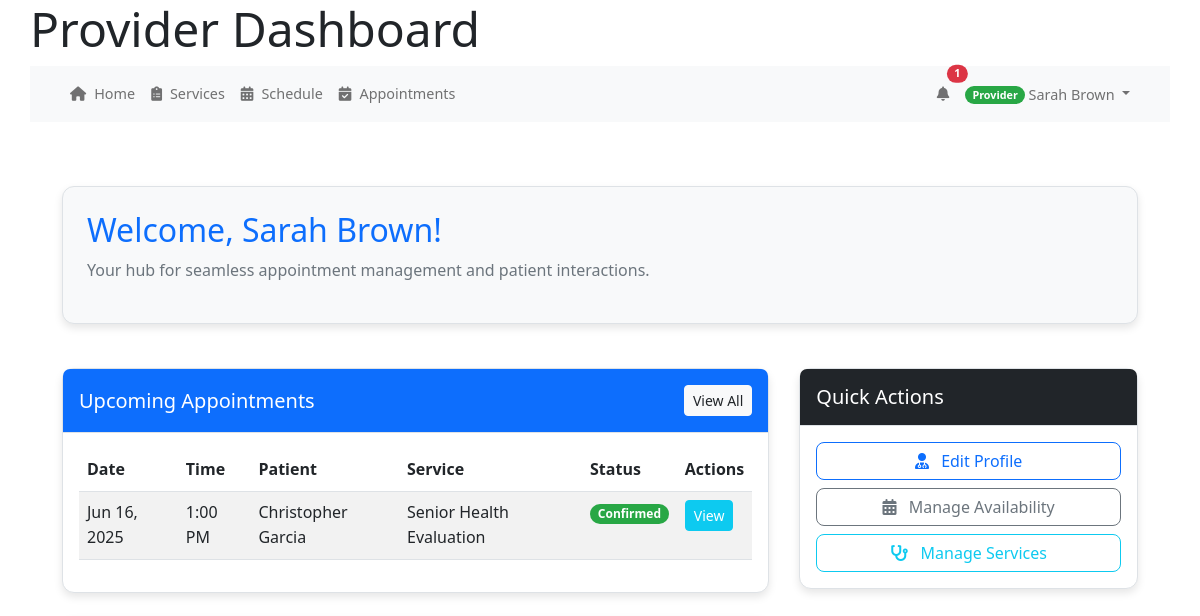
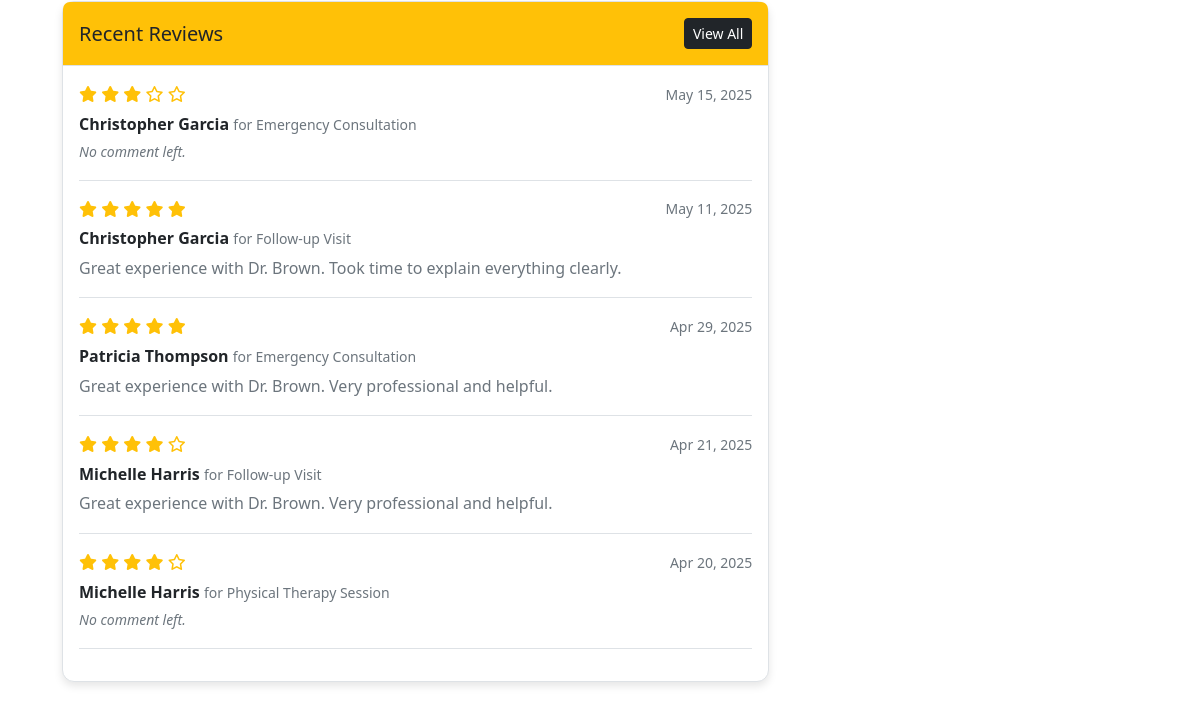
Before: /index.php/provider/index (signed in, upper part) with the older database file (2 pictures, top to bottom).
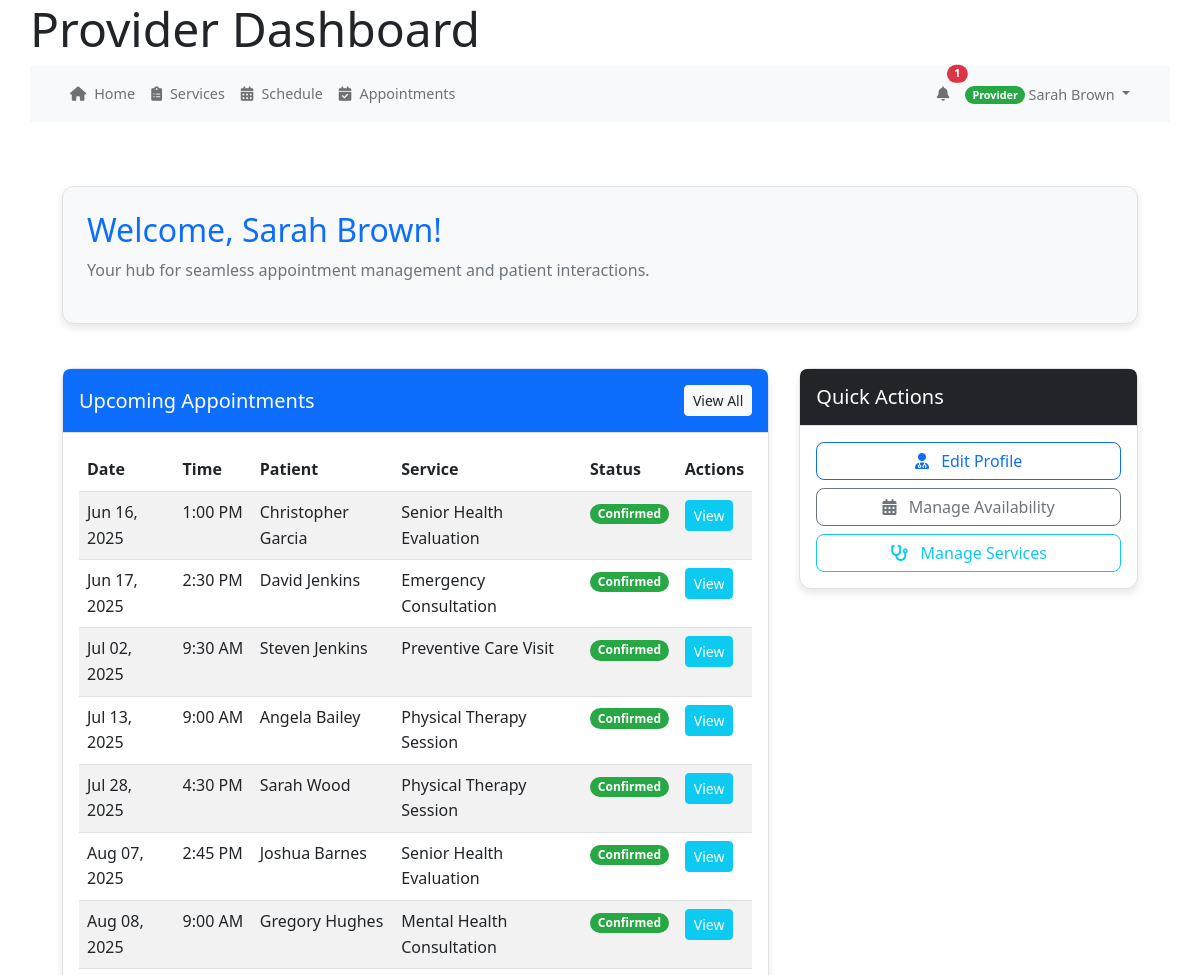
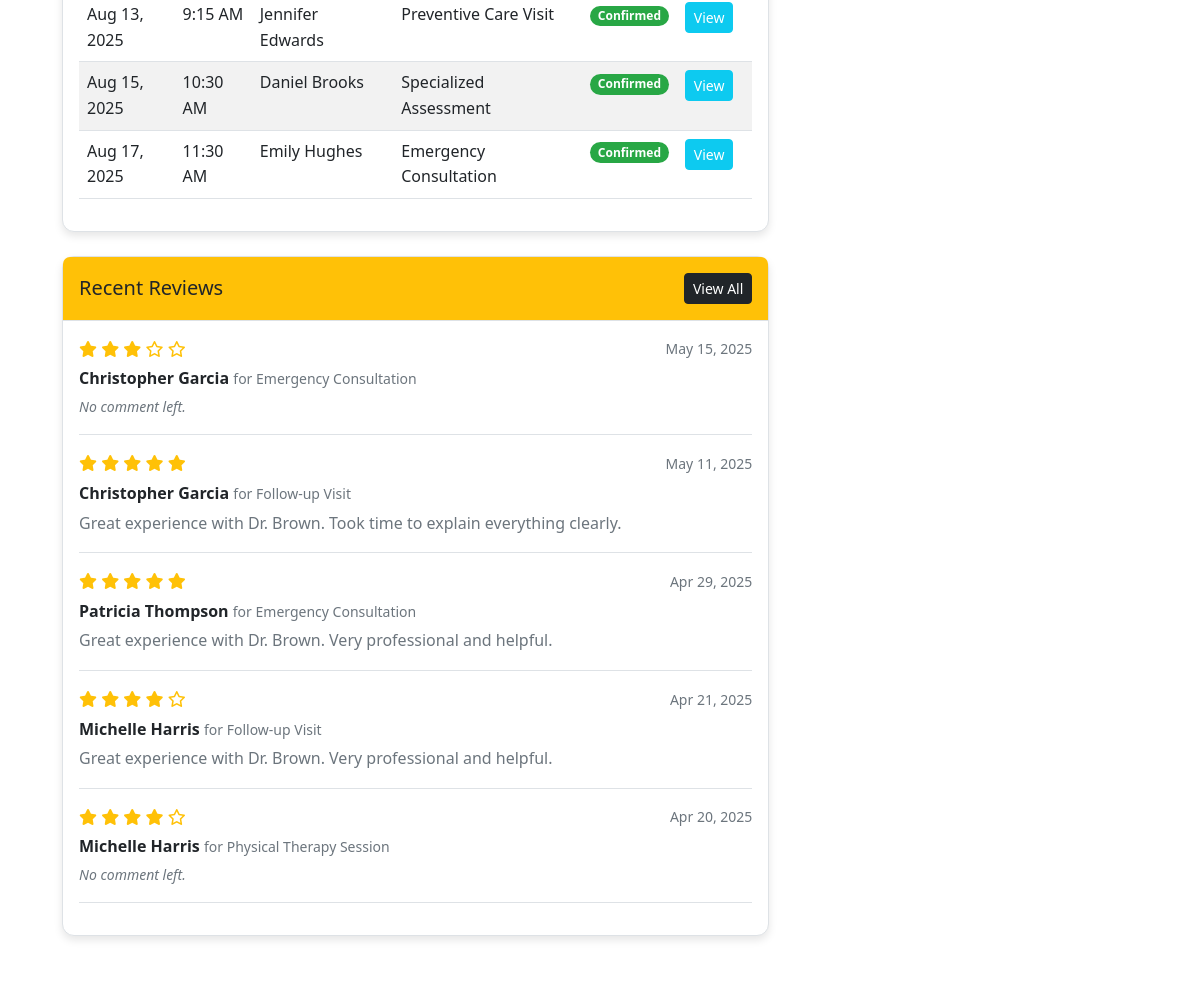
After: the same page with the newer database file (2 pictures, top to bottom).
### tables this page shows
CREATE TABLE IF NOT EXISTS `appointments` (
  `appointment_id` int(11) NOT NULL AUTO_INCREMENT,
  `patient_id` int(11) NOT NULL,
  `provider_id` int(11) NOT NULL,
  `service_id` int(11) NOT NULL,
  `appointment_date` date NOT NULL,
  `start_time` time NOT NULL,
  `end_time` time NOT NULL,
  `status` enum('scheduled','confirmed','completed','canceled','no_show') NOT NULL DEFAULT 'scheduled',
  `type` enum('in_person','virtual','phone') NOT NULL DEFAULT 'in_person',
  `notes` text DEFAULT NULL,
  `reason` text DEFAULT NULL,
  `reminder_sent` tinyint(1) DEFAULT 0,
  `confirmed_at` datetime DEFAULT NULL,
  `canceled_at` datetime DEFAULT NULL,
  `created_at` datetime DEFAULT current_timestamp(),
  `updated_at` datetime DEFAULT current_timestamp(),
  PRIMARY KEY (`appointment_id`),
  KEY `patient_id` (`patient_id`),
  KEY `provider_id` (`provider_id`),
  KEY `service_id` (`service_id`)
);

CREATE TABLE IF NOT EXISTS `services` (
  `service_id` int(11) NOT NULL AUTO_INCREMENT,
  `name` varchar(255) NOT NULL,
  `description` text DEFAULT NULL,
  `duration` int(11) DEFAULT 30,
  `price` decimal(10,2) DEFAULT NULL,
  `is_active` tinyint(1) DEFAULT 1,
  `created_at` timestamp NOT NULL DEFAULT current_timestamp(),
  PRIMARY KEY (`service_id`)
);

CREATE TABLE IF NOT EXISTS `appointment_ratings` (
  `rating_id` int(11) NOT NULL AUTO_INCREMENT,
  `appointment_id` int(11) NOT NULL,
  `patient_id` int(11) NOT NULL,
  `provider_id` int(11) NOT NULL,
  `rating` int(11) NOT NULL,
  `comment` text DEFAULT NULL,
  `created_at` datetime DEFAULT current_timestamp(),
  PRIMARY KEY (`rating_id`),
  KEY `appointment_id` (`appointment_id`),
  KEY `patient_id` (`patient_id`),
  KEY `provider_id` (`provider_id`)
);

CREATE TABLE IF NOT EXISTS `users` (
  `user_id` int(11) NOT NULL AUTO_INCREMENT,
  `email` varchar(255) NOT NULL,
  `password_hash` varchar(255) NOT NULL,
  `first_name` varchar(100) NOT NULL,
  `last_name` varchar(100) NOT NULL,
  `phone` varchar(20) DEFAULT NULL,
  `role` enum('patient','provider','admin','staff') NOT NULL,
  `is_active` tinyint(1) DEFAULT 1,
  `is_verified` tinyint(1) DEFAULT 0,
  `email_verified_at` datetime DEFAULT NULL,
  `created_at` datetime DEFAULT current_timestamp(),
  `last_login` datetime DEFAULT NULL,
  `verification_token` varchar(64) DEFAULT NULL,
  `reset_token` varchar(64) DEFAULT NULL,
  `reset_token_expires` datetime DEFAULT NULL,
  `token_expires` datetime DEFAULT NULL,
  `password_change_required` tinyint(1) DEFAULT 0,
  PRIMARY KEY (`user_id`)
);

### controllers/provider_controller.php (called while the page is built, shortened)
<?php
require_once __DIR__ . '/../helpers/system_notifications.php';
require_once MODEL_PATH . '/Provider.php';
require_once MODEL_PATH . '/Appointment.php';
class ProviderController {
    protected $providerModel;
    protected $appointmentModel;
    public function __construct() {
        $this->db = get_db();
        $this->providerModel = new Provider($this->db);
        $this->appointmentModel = new Appointment($this->db);
    }
    public function index() {
        $provider_id = $_SESSION['user_id'];
        $providerId = $_SESSION['user_id'];
        $reviews = $this->providerModel->getProviderReviews($providerId);
        $providerData = $this->providerModel->getProviderData($provider_id);
        $appointments = $this->appointmentModel->getUpcomingAppointmentsByProvider($provider_id);
        include VIEW_PATH . '/provider/index.php';
    }
}
?>

### models/Provider.php (called while the page is built, shortened)
<?php
class Provider {
    private $db;
    public function __construct($db) {
        $this->db = $db;
    }
    public function getById($provider_id) {
        try {
            $stmt = $this->db->prepare("
                SELECT u.*, pp.*
                FROM users u
                JOIN provider_profiles pp ON u.user_id = pp.provider_id
                WHERE u.user_id = ? AND u.role = 'provider'
            ");
            $stmt->bind_param("i", $provider_id);
            $stmt->execute();
            $result = $stmt->get_result();
            return $result->fetch_assoc() ?: [];
        } catch (Exception $e) {
            error_log("Error fetching provider data: " . $e->getMessage());
            return [];
        }
    }
    public function getProviderData($provider_id) {
        return $this->getById($provider_id);
    }
    public function getProviderReviews($providerId) {
        $stmt = $this->db->prepare("
            SELECT
                r.rating,
                r.comment,
                r.created_at,
                u.first_name AS patient_first_name,
                u.last_name AS patient_last_name,
                s.name AS service_name
            FROM appointment_ratings r
            JOIN users u ON r.patient_id = u.user_id
            JOIN appointments a ON r.appointment_id = a.appointment_id
            JOIN services s ON a.service_id = s.service_id
            WHERE r.provider_id = ?
            ORDER BY r.created_at DESC
        ");
        $stmt->bind_param("i", $providerId);
        $stmt->execute();
        $result = $stmt->get_result();
        return $result->fetch_all(MYSQLI_ASSOC);
    }
}
?>

### public_html/bootstrap.php (called while the page is built, shortened)
<?php
require_once APP_ROOT . '/core/helpers.php';
require_once CORE_PATH . '/helpers.php';
function get_db() {
    static $db = null;
    if ($db === null) {
        if (defined('DB_HOST') && defined('DB_USER') && defined('DB_PASS') && defined('DB_NAME')) {
            $db = new mysqli(DB_HOST, DB_USER, DB_PASS, DB_NAME);
            $db->set_charset('utf8mb4');
        } else {
            throw new Exception("Database constants not defined");
        }
    }
    return $db;
}
return true;

### models/Appointment.php (called while the page is built, shortened)
<?php
class Appointment {
    private $db;
    public function __construct($db) {
        $this->db = $db;
    }
    public function getUpcomingAppointmentsByProvider($provider_id) {
        try {
            $stmt = $this->db->prepare("
                SELECT
                    a.appointment_id as id,
                    a.appointment_date,
                    a.start_time,
                    a.end_time,
                    a.status,
                    a.notes,
                    a.reason,
                    CONCAT(u.first_name, ' ', u.last_name) as patient_name,
                    s.name as service_name
                FROM appointments a
                JOIN users u ON a.patient_id = u.user_id
                JOIN services s ON a.service_id = s.service_id
                WHERE a.provider_id = ?
                AND a.appointment_date >= CURDATE()
                AND a.status NOT IN ('canceled', 'no_show')
                ORDER BY a.appointment_date ASC, a.start_time ASC
                LIMIT 10
            ");
            $stmt->bind_param("i", $provider_id);
            $stmt->execute();
            $result = $stmt->get_result();
            $appointments = [];
            while ($row = $result->fetch_assoc()) {
                $appointments[] = $row;
            }
            return $appointments;
        } catch (Exception $e) {
            error_log("Error fetching upcoming provider appointments: " . $e->getMessage());
            return [];
        }
    }
}
?>

### core/helpers.php (called while the page is built, shortened)
<?php
function base_url($path = '') {
    $protocol = isset($_SERVER['HTTPS']) && $_SERVER['HTTPS'] !== 'off' ? 'https' : 'http';
    $host = $_SERVER['HTTP_HOST'] ?? 'localhost';
    $script_name = $_SERVER['SCRIPT_NAME'];
    $base_dir = dirname($script_name);
    $base_url = "{$protocol}://{$host}{$base_dir}";
    $base_url = rtrim($base_url, '/');
    $path = ltrim($path, '/');
    return $path ? "{$base_url}/{$path}" : $base_url;
}

### views/provider/index.php (the view, shortened to what the changed rows need)
<?php
  include VIEW_PATH . '/partials/header.php';
?>
<div class="container provider-dashboard my-4">
    <div class="row mb-4">
        <div class="col-md-12">
            <div class="card shadow-sm bg-light">
                <div class="card-body p-4">
                    <h2 class="text-primary mb-2">Welcome<?= !empty($providerData['first_name']) || !empty($providerData['last_name']) ? ', ' . htmlspecialchars($providerData['first_name'] ?? '') . ' ' . htmlspecialchars($providerData['last_name'] ?? '') : '' ?>!</h2>
                </div>
            </div>
        </div>
    </div>
    <div class="row">
        <div class="col-md-8">
            <div class="card shadow mb-4">
                <div class="card-body">
                    <?php if (!empty($appointments)) : ?>
                        <div class="table-responsive">
                            <table class="table table-striped table-hover">
                                <thead>
                                    <tr>
                                        <th>Date</th>
                                        <th>Time</th>
                                        <th>Patient</th>
                                        <th>Service</th>
                                        <th>Status</th>
                                        <th>Actions</th>
                                    </tr>
                                </thead>
                                <tbody>
                                    <?php foreach ($appointments as $appointment) : ?>
                                        <tr>
                                            <td><?= date('M d, Y', strtotime($appointment['appointment_date'])) ?></td>
                                            <td><?= date('g:i A', strtotime($appointment['start_time'])) ?></td>
                                            <td><?= htmlspecialchars($appointment['patient_name']) ?></td>
                                            <td><?= htmlspecialchars($appointment['service_name']) ?></td>
                                            <td>
                                                <span class="badge bg-<?= $appointment['status'] == 'confirmed' ? 'success' : ($appointment['status'] == 'pending' ? 'warning' : 'danger') ?>">
                                                    <?= ucfirst(htmlspecialchars($appointment['status'])) ?>
                                                </span>
                                            </td>
                                            <td>
                                                <a href="<?= base_url('index.php/provider/viewAppointment/' . $appointment['id']) ?>" class="btn btn-info btn-sm">View</a>
                                            </td>
                                        </tr>
                                    <?php endforeach; ?>
                                </tbody>
                            </table>
                        </div>
                    <?php endif; ?>
                </div>
            </div>
            <?php if (!empty($reviews)) : ?>
                <div class="card shadow mb-4">
                    <div class="card-body">
                        <?php foreach (array_slice($reviews, 0, 5) as $review) : ?>
                            <div class="mb-3 pb-3 border-bottom">
                                <div class="d-flex align-items-center mb-1">
                                    <span class="me-2 text-warning">
                                        <?php for ($i = 0; $i < 5; $i++): ?>
                                            <i class="fa<?= $i < $review['rating'] ? 's' : 'r' ?> fa-star"></i>
                                        <?php endfor; ?>
                                    </span>
                                    <span class="text-muted small ms-auto"><?= date('M d, Y', strtotime($review['created_at'])) ?></span>
                                </div>
                                <div class="mb-1">
                                    <strong><?= htmlspecialchars($review['patient_first_name']) ?> <?= htmlspecialchars($review['patient_last_name']) ?></strong>
                                    <span class="text-muted small">for <?= htmlspecialchars($review['service_name']) ?></span>
                                </div>
                                <?php if (!empty($review['comment'])): ?>
                                    <div class="text-secondary"><?= htmlspecialchars($review['comment']) ?></div>
                                <?php else: ?>
                                    <div class="text-muted small fst-italic">No comment left.</div>
                                <?php endif; ?>
                            </div>
                        <?php endforeach; ?>
                    </div>
                </div>
            <?php endif; ?>
        </div>
    </div>
</div>
<?php
  include VIEW_PATH . '/partials/footer.php';
?>

Changed rows visible on the page:
added appointments: appointment_date "Jun 17, 2025", start_time "2:30 PM", patient_name "David Jenkins", service.name "Emergency Consultation", status "Confirmed"
added appointments: appointment_date "Jul 02, 2025", start_time "9:30 AM", patient_name "Steven Jenkins", service.name "Preventive Care Visit", status "Confirmed"
added appointments: appointment_date "Jul 13, 2025", start_time "9:00 AM", patient_name "Angela Bailey", service.name "Physical Therapy Session", status "Confirmed"
added appointments: appointment_date "Jul 28, 2025", start_time "4:30 PM", patient_name "Sarah Wood", service.name "Physical Therapy Session", status "Confirmed"
added appointments: appointment_date "Aug 07, 2025", start_time "2:45 PM", patient_name "Joshua Barnes", service.name "Senior Health Evaluation", status "Confirmed"
added appointments: appointment_date "Aug 08, 2025", start_time "9:00 AM", patient_name "Gregory Hughes", service.name "Mental Health Consultation", status "Confirmed"
added appointments: appointment_date "Aug 13, 2025", start_time "9:15 AM", patient_name "Jennifer Edwards", service.name "Preventive Care Visit", status "Confirmed"
added appointments: appointment_date "Aug 15, 2025", start_time "10:30 AM", patient_name "Daniel Brooks", service.name "Specialized Assessment", status "Confirmed"
added appointments: appointment_date "Aug 17, 2025", start_time "11:30 AM", patient_name "Emily Hughes", service.name "Emergency Consultation", status "Confirmed"
